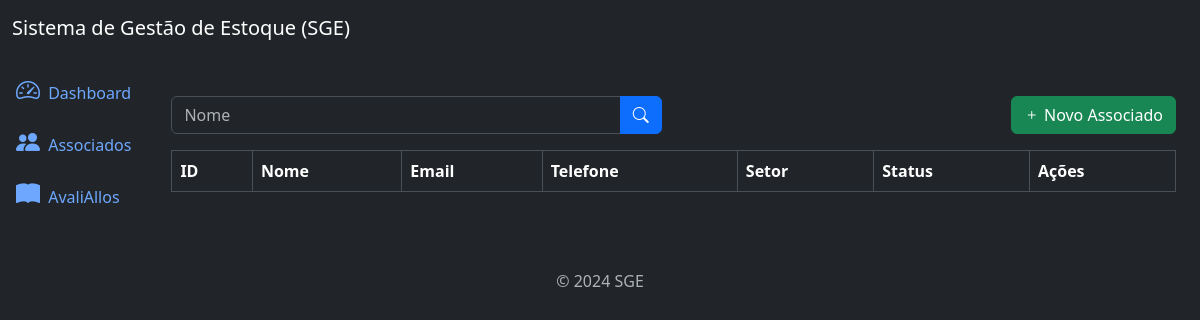
Page /api/v1/associado/list/ (signed in) on the earlier database version.
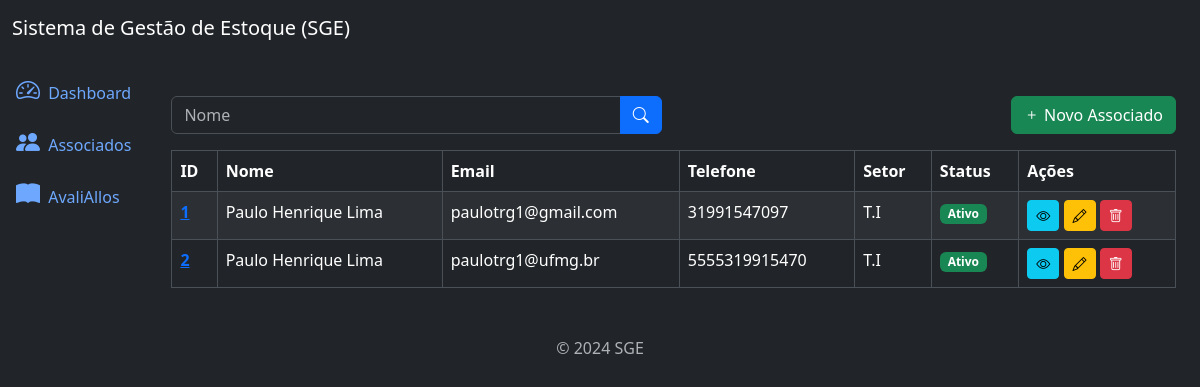
Same page on the later database version.
### associado/models.py (models this page shows, shortened)
class Associado(models.Model):
    pk_associado = models.AutoField(primary_key=True, verbose_name="ID")
    nome = models.CharField(max_length=255, verbose_name="Nome completo")
    email = models.EmailField(unique=True, verbose_name="E-mail")
    telefone = models.CharField(
        max_length=20,
        verbose_name="Telefone",
        help_text="Exemplo: 31988553344 Não coloque +55/espaços/parênteses",
        validators=[
            apenas_numeros,
            MinLengthValidator(10, "Telefone deve ter no mínimo 10 dígitos."),
        ]
    )
    cpf = models.CharField(
        max_length=11,
        verbose_name="CPF",
        help_text="Exemplo: 12345678901 Não coloque pontos ou traços",
        validators=[
            apenas_numeros,
            MinLengthValidator(11, "CPF deve ter 11 dígitos."),
            validate_cpf,
        ]
    )
    fk_setor = models.ForeignKey(Setor, on_delete=models.CASCADE, related_name='Setor')
    dat_nascimento = models.DateField(null=True, blank=True, verbose_name="Data de Nascimento")
    is_active = models.BooleanField(default=True, verbose_name="Ativo")
    endereco = models.CharField(
        max_length=255,
        verbose_name="Endereço",
        help_text="Formato: Cidade, Rua, N° (Exemplo: Belo Horizonte, Rua Mayrink, 44)",
        validators=[
            RegexValidator(
                regex=r'^.+,\s*.+,\s*\d+$',
                message="O endereço deve seguir o formato: Cidade, Rua, Número (Exemplo: Belo Horizonte, Rua Mayrink, 44)"
            )
        ]
    )
    dif = models.TextField(null=True, blank=True, verbose_name="Diferencias")
    created_at = models.DateTimeField(auto_now_add=True, verbose_name="Data de Criação")
    updated_at = models.DateTimeField(auto_now=True, verbose_name="Data de Atualização")
    class Meta:
        ordering = ['nome']
        verbose_name = "Associado"
        verbose_name_plural = "Associados"

class Setor(models.Model):
    pk_setor = models.AutoField(primary_key=True, verbose_name="ID")
    setor = models.CharField(max_length=30, verbose_name="Setor")
    created_at = models.DateTimeField(auto_now_add=True, verbose_name="Data de Criação")
    updated_at = models.DateTimeField(auto_now=True, verbose_name="Data de Atualização")
    def __str__(self):
        return self.setor
    class Meta:
        verbose_name = "Setor"
        verbose_name_plural = "Setores"

### associado/views.py (the view)
# urls.py: path('associado/list/', views.AssociadoListView.as_view(), name='associado-list'),
class AssociadoListView(LoginRequiredMixin, PermissionRequiredMixin, ListView):
    model = models.Associado
    template_name = 'associado_list.html'
    context_object_name = 'associados'
    paginate_by = 10
    permission_required = 'associado.view_associado'
    def get_queryset(self):
        queryset = super().get_queryset()
        name = self.request.GET.get('nome')
        if name:
            queryset = queryset.filter(name__icontains=name)
        return queryset

### associado/templates/associado_list.html (shortened to what this page needs)
{% extends 'base.html' %}
{% block content %}
<div class="row mb-3">
  <div class="col-md-6">
    <form method="get" action="{% url 'associado-list' %}">
      <div class="input-group">
        <input type="text" class="form-control" name="nome" placeholder="Nome" value="{{ request.GET.nome }}">
        <button type="submit" class="btn btn-primary">
          <i class="bi bi-search"></i>
        </button>
      </div>
    </form>
  </div>
  {% if perms.associado.add_associado %}
  <div class="col-md-6">
    <a href="{% url 'associado-create' %}" class="btn btn-success float-end">
      <i class="bi bi-plus"></i> Novo Associado
    </a>
  </div>
  {% endif %}
</div>
<div class="table-responsive">
  <table class="table table-striped table-bordered">
    <thead class="thead-dark">
      <tr>
        <th>ID</th>
        <th>Nome</th>
        <th>Email</th>
        <th>Telefone</th>
        <th>Setor</th>
        <th>Status</th>
        <th>Ações</th>
      </tr>
    </thead>
    <tbody>
      {% for associado in associados %}
      <tr>
        <td>
          <a href="{% url 'associado-detail' associado.pk_associado %}" class="text-primary fw-semibold">
            {{ associado.pk_associado }}
          </a>
        </td>
        <td>{{ associado.nome }}</td>
        <td>{{ associado.email }}</td>
        <td>{{ associado.telefone }}</td>
        <td>{{ associado.fk_setor }}</td>
        <td>
          {% if associado.is_active %}
            <span class="badge bg-success">Ativo</span>
          {% else %}
            <span class="badge bg-danger">Inativo</span>
          {% endif %}
        </td>
        <td>
          <a href="{% url 'associado-detail' associado.pk_associado %}" class="btn btn-info btn-sm">
            <i class="bi bi-eye"></i>
          </a>
          {% if perms.associado.change_associado %}
          <a href="{% url 'associado-update' associado.pk_associado %}" class="btn btn-warning btn-sm">
            <i class="bi bi-pencil"></i>
          </a>
          {% endif %}
          {% if perms.associado.delete_associado %}
          <a href="{% url 'associado-delete' associado.pk_associado %}" class="btn btn-danger btn-sm btn-delete">
            <i class="bi bi-trash"></i>
          </a>
          {% endif %}
        </td>
      </tr>
      {% endfor %}
    </tbody>
  </table>
</div>
{% endblock %}

Differences in the rows shown:
added Associado: pk_associado "1", nome "Paulo Henrique Lima", email "paulotrg1@gmail.com", telefone "31991547097", fk_setor "T.I", is_active "Ativo"
added Associado: pk_associado "2", nome "Paulo Henrique Lima", email "paulotrg1@ufmg.br", telefone "5555319915470", fk_setor "T.I", is_active "Ativo"
